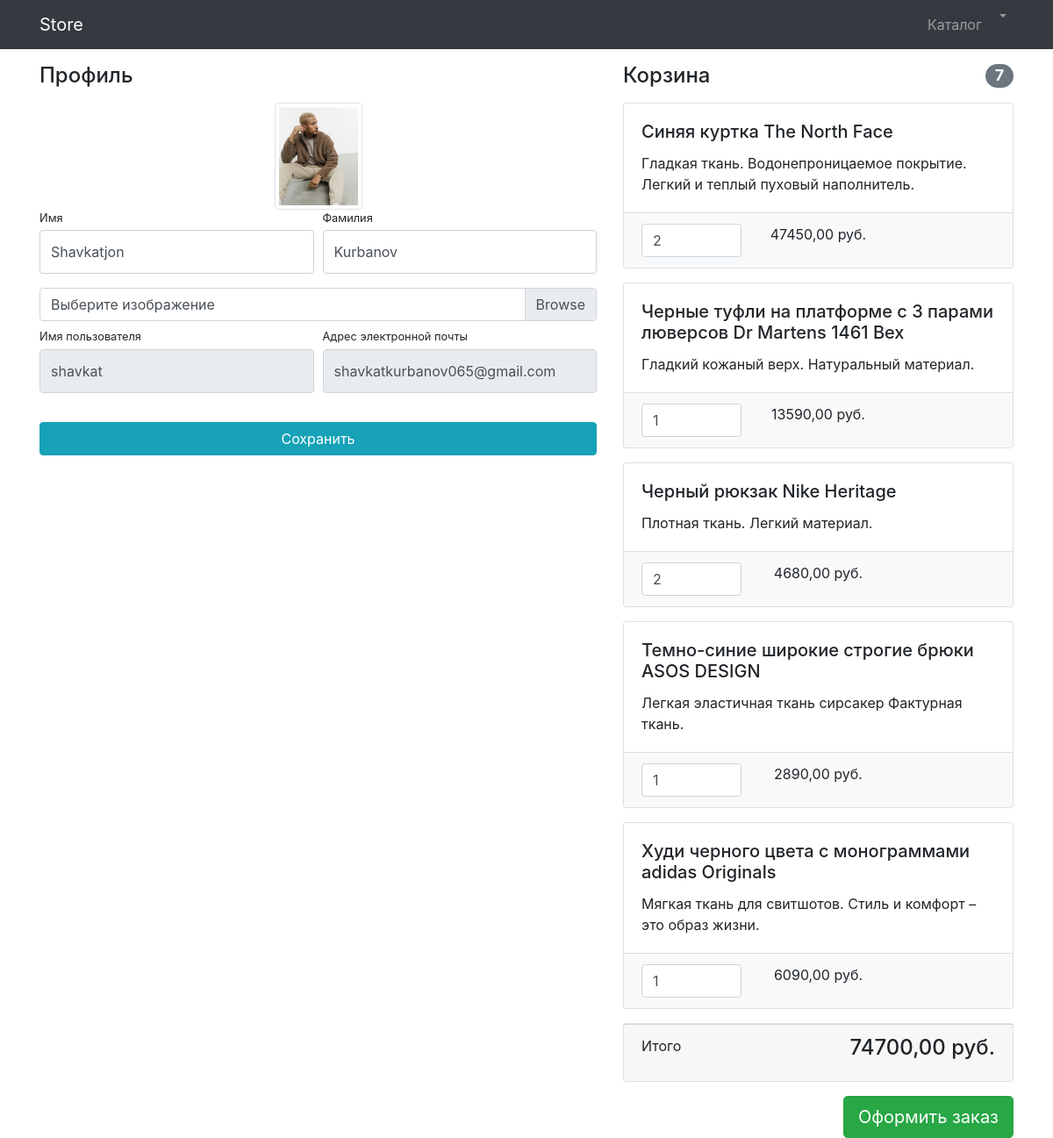
/users/profile/1/ (signed in), run on an earlier commit of the app's database.
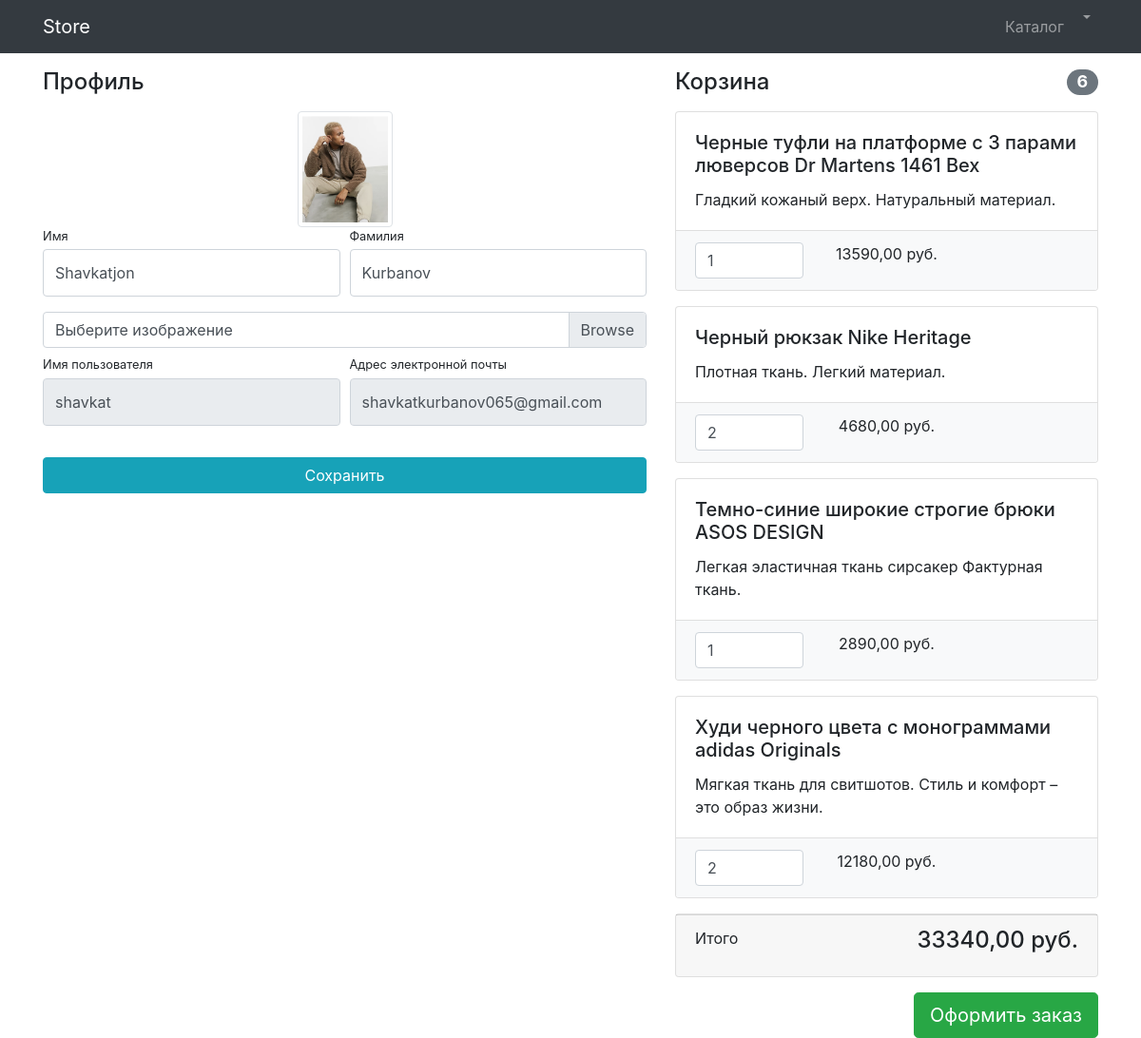
And on a later commit of the database.
### users/models.py (models this page shows)
class User(AbstractUser):
    image = models.ImageField(upload_to='users_images', null=True, blank=True)

### products/models.py (models this page shows, shortened)
class Basket(models.Model):
    user = models.ForeignKey(to=User, on_delete=models.CASCADE)
    product = models.ForeignKey(to=Product, on_delete=models.CASCADE)
    quantity = models.PositiveSmallIntegerField(default=0)
    created_timestamp = models.DateTimeField(auto_now_add=True)
    objects = BasketQuerySet.as_manager()
    def sum(self):
        return self.product.price * self.quantity
    def total_quantity(self):
        baskets = Basket.objects.filter(user=self.user)
        return sum(basket.quantity for basket in baskets)

class Product(models.Model):
    name = models.CharField(max_length=266, unique=True)
    description = models.TextField()
    price = models.DecimalField(max_digits=10, decimal_places=2)
    quantity = models.PositiveIntegerField(default=0)
    image = models.ImageField(upload_to='products_images')
    category = models.ForeignKey(to=ProductCategory, on_delete=models.CASCADE)
    class Meta:
        verbose_name = 'Продукт'
        verbose_name_plural = 'Продукты'

### users/views.py (the view, shortened to what this page needs)
# urls.py: path('profile/<int:pk>/', login_required(UserProfileView.as_view()), name='profile'),
class UserProfileView(TitleMixin, UpdateView):
    model = User
    form_class = UserProfileForm
    template_name = 'users/profile.html'
    title = 'Store - Личный кабинет'
    def get_context_data(self, **kwargs):
        context = super(UserProfileView, self).get_context_data()
        context['baskets'] = Basket.objects.filter(user=self.object)
        return context

### users/forms.py
class UserProfileForm(UserChangeForm):
    first_name = forms.CharField(widget=forms.TextInput(attrs={'class': 'form-control py-4'}))
    last_name = forms.CharField(widget=forms.TextInput(attrs={'class': 'form-control py-4'}))
    image = forms.ImageField(widget=forms.FileInput(attrs={'class': 'custom-file-input'}), required=False)
    username = forms.CharField(widget=forms.TextInput(attrs={'class': 'form-control py-4', 'readonly': True}))
    email = forms.CharField(widget=forms.TextInput(attrs={'class': 'form-control py-4', 'readonly': True}))
    class Meta:
        model = User
        fields = ('first_name', 'last_name', 'image', 'username', 'email')

### common/views.py (called while the page is built)
    def get_context_data(self, **kwargs):
        context = super(TitleMixin, self).get_context_data(**kwargs)
        context['title'] = self.title
        return context

### products/models.py (called while the page is built)
    def total_sum(self):
        return sum(basket.sum() for basket in self)

### templates/users/profile.html (shortened to what this page needs)
{% extends 'products/base.html' %}
{% load static %}
{% block css %}
    <link href="{% static 'vendor/css/profile.css' %}" rel="stylesheet">
{% endblock %}
{% block content %}
    <div class="container">
    <div class="row">
        <div class="col-lg-7">
            <h4 class="mt-3 mb-3">Профиль</h4>
            <div class="col-lg-12 text-center">
                <img width="100" height="100"
                     src="{% if user.image %} {{ user.image.url }} {% else %} {% static 'vendor/img/users/default_avatar.jpg' %} {% endif %}"
                     class="img-thumbnail">
            </div>
            <form action="{% url 'users:profile' user.id %}" method="post" enctype="multipart/form-data">
                <div class="form-row">
                    <div class="col-lg-6">
                        <div class="form-group">
                            <label class="small mb-1" for="{{ form.first_name.id_for_label }}">Имя</label>
                            {{ form.first_name }}
                        </div>
                    </div>
                    <div class="col-lg-6">
                        <div class="form-group">
                            <label class="small mb-1" for="{{ form.last_name.id_for_label }}">Фамилия</label>
                            {{ form.last_name }}
                        </div>
                    </div>
                </div>
                <div class="form-row mb-2">
                    <div class="col-lg-12">
                        <div class="custom-file">
                            <label class="custom-file-label" for="{{ form.image.id_for_label }}">
                                Выберите изображение
                            </label>
                        </div>
                    </div>
                </div>
                <div class="form-row">
                    <div class="col-lg-6">
                        <label class="small mb-1" for="{{ form.username.id_for_label }}">Имя пользователя</label>
                        {{ form.username }}
                    </div>
                    <div class="col-lg-6">
                        <label class="small mb-1" for="{{ form.email.id_for_label}}">Адрес электронной
                            почты</label>
                        {{ form.email }}
                    </div>
                </div>
                <div class="form-row">
                    <div class="col-lg-12" style="margin-top: 33px;">
                        <input class="btn btn-info btn-block" type="submit" value="Сохранить">
                    </div>
                </div>
            </form>
        </div>
        <div class="col-lg-5">
            {% include 'products/baskets.html' %}
        </div>
    </div>
</div>
{% endblock %}

### templates/products/base.html (shortened to what this page needs)
{% load static %}
<html lang="en">
<head>
    <link href="{% static '/vendor/bootstrap/css/bootstrap.min.css' %}" rel="stylesheet">
    {% block css %}
    {% endblock %}
</head>
<body>
<nav class="navbar navbar-expand-lg navbar-dark bg-dark fixed-top">
    <div class="container">
        <a class="navbar-brand" href="{% url 'index' %}">Store</a>
        <div class="collapse navbar-collapse" id="navbarResponsive">
            <ul class="navbar-nav ml-auto">
                <li class="nav-item">
                    <a class="nav-link" href="{% url 'products:index' %}">Каталог  </a>
                </li>
                {% if user.is_authenticated %}
                <li class="nav-item dropdown">
                    <a class="nav-link dropdown-toggle" href="#" id="navbarDropdown" role="button"
                       data-bs-toggle="dropdown" aria-expanded="false">
                    </a>
                </li>
                {% else %}
                <li class="nav-item">
                    <a class="nav-link" href="{% url 'users:login' %}">Войти <i class="fas fa-sign-in-alt"></i></a>
                </li>
                {% endif %}
            </ul>
        </div>
    </div>
</nav>
{% block content %} {% endblock %}
</body>
</html>

### templates/products/baskets.html (shortened to what this page needs)
{% if baskets %}
<h4 class="mt-3 mb-3 d-flex justify-content-between align-items-center mb-3">
    Корзина <span class="badge badge-secondary badge-pill">{{ baskets.0.total_quantity }}</span>
</h4>
{% for basket in baskets %}
    <div class="card mb-3">
        <div class="card-body">
            <h5 class="card-title">{{ basket.product.name }}</h5>
            <p class="card-text">{{ basket.product.description }}</p>
        </div>
        <ul class="list-group list-group-flush">
            <li class="list-group-item bg-light">
                <div class="row text-center">
                    <div class="col-lg-4">
                        <input name="basketID" type="number" class="form-control"
                               value="{{ basket.quantity }}" min="0">
                    </div>
                    <div class="col-lg-4">{{ basket.sum  }} руб.</div>
                    <div class="col-lg-4">
                    </div>
                </div>
            </li>
        </ul>
    </div>
{% endfor %}
<div class="card mb-3">
    <div class="card-footer">
        <p class="float-left">Итого</p>
        <h4 class="float-right">{{ baskets.total_sum }} руб.</h4>
    </div>
</div>
<a class="btn btn-success btn-lg float-right" href="../orders/order-create.html">
    Оформить заказ
</a>
{% else %}
<h4 class="mt-3 mb-3 text-center">
    Корзина пуста!!!
</h4>
{% endif %}

What changed in the data, as far as the page shows it:
removed Basket: user+quantity "7", product.name "Синяя куртка The North Face", product.description "Гладкая ткань. Водонепроницаемое покрытие. Легкий и теплый пуховый наполнитель.", basketID "2", sum "47450,00", total_sum "74700,00"
changed Basket "Худи черного цвета с монограммами adidas Originals": basketID "1" → "2"; sum "6090,00" → "12180,00"
Also different on the page:
{{ baskets.0.total_quantity }}: "7" → "6"
{{ baskets.total_sum }}: "74700,00" → "33340,00"
